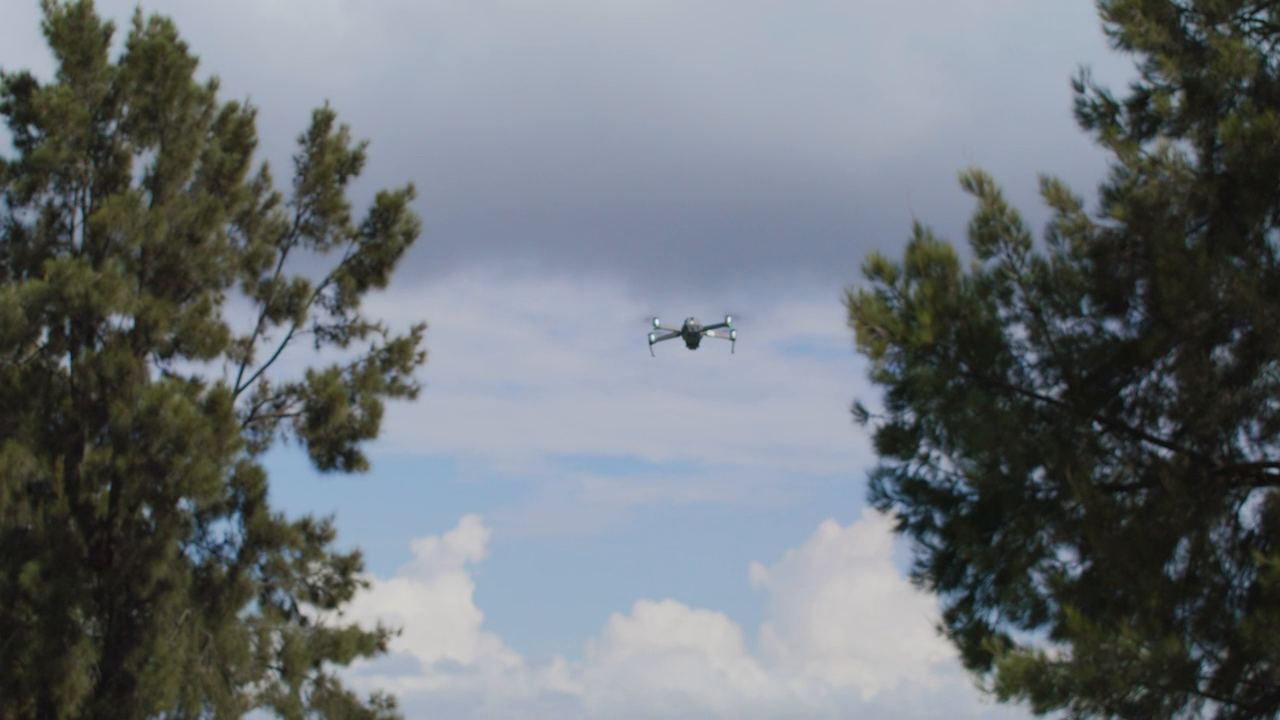
#> input picture frame 19 of UAVDetection/Testing/UAV1.mp4, 1280 x 720 px
$ jupyter execute demo_image_processing.ipynb   (older library calls are emulated)
#> lines starting #> are read from the running program, lines starting #| are printed output that depends on the picture; after the words box and inside, x2 and y2 are one past the last pixel; in counts of white or black regions, pixels touching at a corner belong together
# Giải phẫu luồng Xử lý Ảnh của YOLOv11s (Image Processing Pipeline)
*Mục tiêu:* Chứng minh mạng YOLOv11s về bản chất là một chuỗi các phép toán xử lý ma trận điểm ảnh. Quá trình này bao gồm 3 giai đoạn xử lý ảnh kỹ thuật số:
1. **Tiền xử lý (Pre-processing):** Cấu trúc lại không gian ma trận (Letterboxing) và không gian màu.
2. **Tích chập Ma trận (Convolution):** Mô phỏng cách các Kernel trượt trên ảnh để trích xuất đặc trưng (Feature Extraction).
3. **Hậu xử lý (Post-processing):** Can thiệp điểm ảnh để vẽ hình học (Bounding Box Rendering).

[cell 1]
import cv2
import numpy as np
import matplotlib.pyplot as plt
import os

# Hàm phụ trợ: Vẽ biểu đồ hiển thị ma trận ảnh
def plot_images(images, titles, cmap=None):
    plt.figure(figsize=(24, 6))
    for i in range(len(images)):
        plt.subplot(1, len(images), i+1)
        img = images[i]
        if len(img.shape) == 3: # Đổi BGR của OpenCV sang RGB để hiển thị
            img = cv2.cvtColor(img, cv2.COLOR_BGR2RGB)
        plt.imshow(img, cmap='gray' if len(img.shape) == 2 else cmap)
        plt.title(titles[i], fontsize=14, fontweight='bold')
        plt.axis('off')
    plt.tight_layout()
    plt.show()

# Đọc 1 frame ngẫu nhiên từ video trong thư mục Testing
video_path = os.path.join("Testing", "UAV1.mp4") # Thay tên file nếu cần
cap = cv2.VideoCapture(video_path)
ret, original_frame = cap.read()
#> original_frame is the input picture: shape (720, 1280, 3); mean B, G, R 118.9, 114.4, 108
cap.release()

if ret:
    print(f"Đã nạp ma trận ảnh gốc kích thước: {original_frame.shape} (Height, Width, Channels)")
#| Đã nạp ma trận ảnh gốc kích thước: (720, 1280, 3) (Height, Width, Channels)
else:
    print("Lỗi: Không tìm thấy video. Vui lòng kiểm tra lại đường dẫn.")

## Giai đoạn 1: Tiền xử lý (Pre-processing) - Kỹ thuật Letterboxing
YOLOv11s yêu cầu đầu vào là ma trận vuông (ví dụ 640x640). Nếu dùng phép Resize thông thường, chiếc UAV sẽ bị bóp méo hình học.
*Kỹ thuật xử lý:* Sử dụng **Letterboxing**. Thu nhỏ ảnh giữ nguyên tỷ lệ (Aspect Ratio), sau đó **Padding** (chèn thêm ma trận pixel màu xám) vào các viền thiếu.

[cell 2]
# Kích thước ma trận chuẩn của YOLO
target_size = 640

# 1. Tính toán tỷ lệ thu nhỏ an toàn
h, w = original_frame.shape[:2]
scale = min(target_size / w, target_size / h)
new_w, new_h = int(w * scale), int(h * scale)

# 2. Resize giữ nguyên tỷ lệ
resized_img = cv2.resize(original_frame, (new_w, new_h))

# 3. Tính toán lượng pixel cần bù đắp (Padding)
top = (target_size - new_h) // 2
bottom = target_size - new_h - top
left = (target_size - new_w) // 2
right = target_size - new_w - left

# 4. Padding bằng ma trận màu xám (114, 114, 114) chuẩn của YOLO
letterbox_frame = cv2.copyMakeBorder(resized_img, top, bottom, left, right, cv2.BORDER_CONSTANT, value=(114, 114, 114))
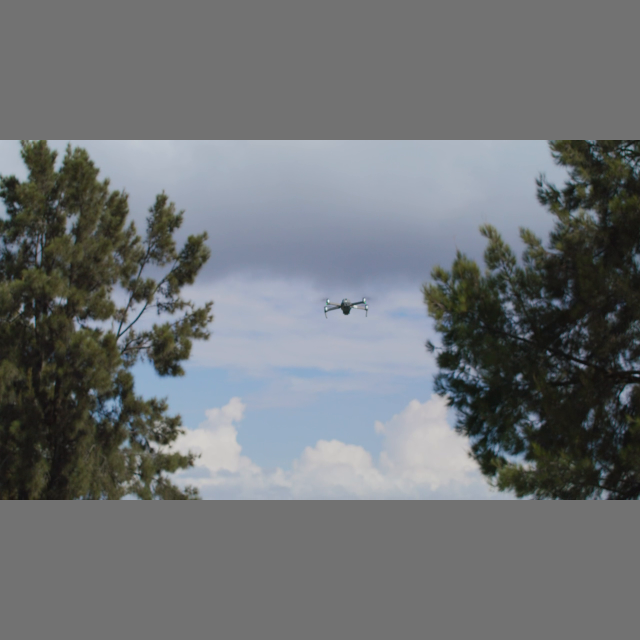
#> letterbox_frame: shape (640, 640, 3); mean B, G, R 116.8, 114.3, 110.7

print(f"Kích thước sau Letterboxing: {letterbox_frame.shape}")
#| Kích thước sau Letterboxing: (640, 640, 3)
plot_images([original_frame, letterbox_frame], ["Ảnh gốc (Chữ nhật)", "Letterboxed Tensor (Vuông 640x640)"])
#> the loop in plot_images, `for i in range(len(images)):` made 2 passes
#> in plot_images, `plt.show()`:
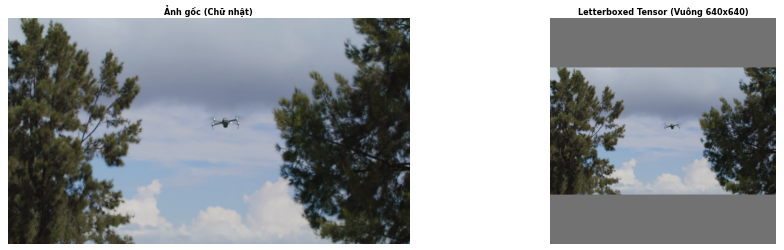
#> figure drawn by matplotlib, 2 panels

## Giai đoạn 2: Tích chập (Convolution) - Khai phá đặc trưng
Bên trong mạng nơ-ron, YOLO sử dụng các ma trận Kernel tự học để trượt qua ảnh.
Để giải thích với hội đồng, ta sẽ **mô phỏng** lớp tích chập nông (Shallow Layer) của YOLO bằng một Kernel dò biên kinh điển trong xử lý ảnh, kết hợp với hàm kích hoạt phi tuyến (Activation Function) để triệt tiêu nhiễu nền trời.

[cell 3]
# 1. Chuyển không gian màu sang Grayscale
gray_tensor = cv2.cvtColor(letterbox_frame, cv2.COLOR_BGR2GRAY)
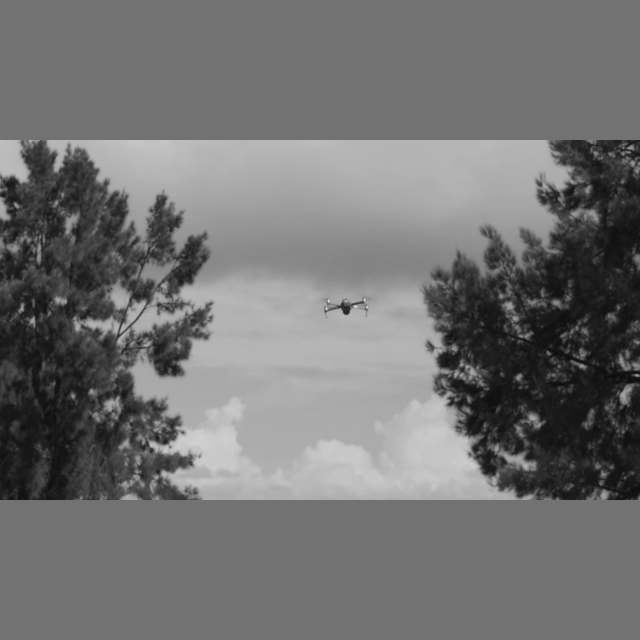
#> gray_tensor: shape (640, 640); min 12, max 230, mean 113.5

# 2. KHỦ NHIỄU VỪA PHẢI: Đổi kernel Gaussian về (3, 3) để giữ lại nét UAV
blurred_tensor = cv2.GaussianBlur(gray_tensor, (3, 3), 0)

# 3. Phép tích chập Laplacian tìm biên
convoluted_map = cv2.Laplacian(blurred_tensor, cv2.CV_64F)
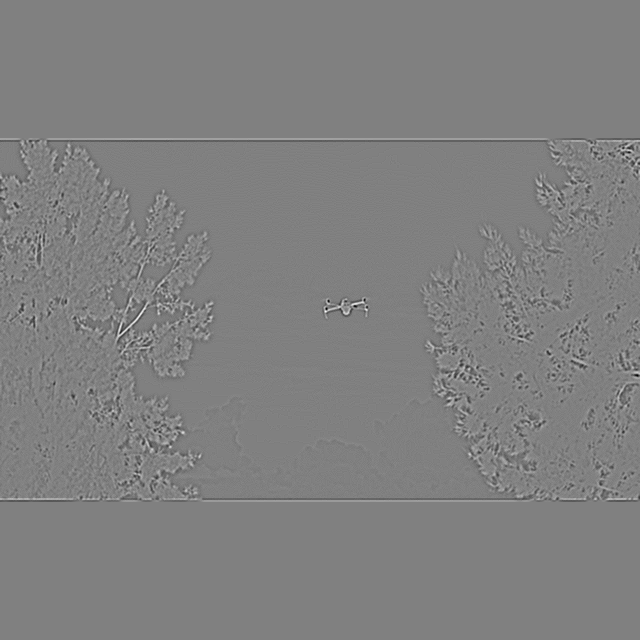
#> convoluted_map: shape (640, 640) float64; min -73, max 72, mean 0; drawn with min black and max white
convoluted_map = cv2.convertScaleAbs(convoluted_map)
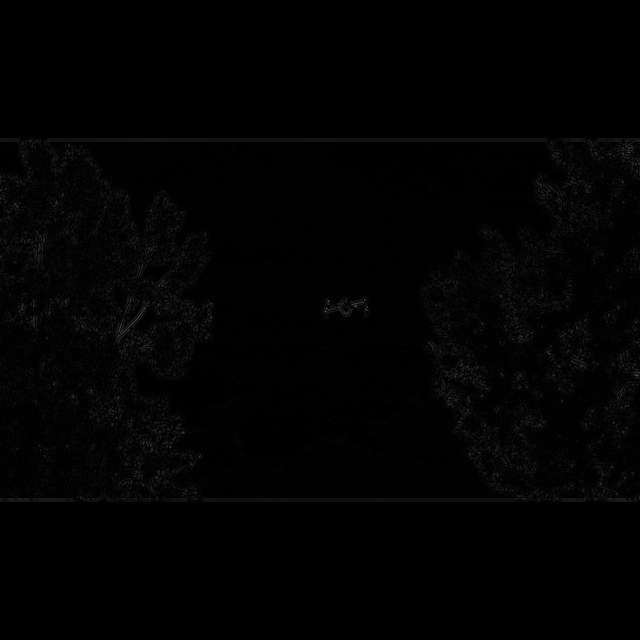
#> convoluted_map: shape (640, 640); min 0, max 73, mean 2.1

# 4. Hạ ngưỡng Threshold xuống 25 (thay vì 50) để không bắt sót UAV
_, activation_map = cv2.threshold(convoluted_map, 25, 255, cv2.THRESH_BINARY)
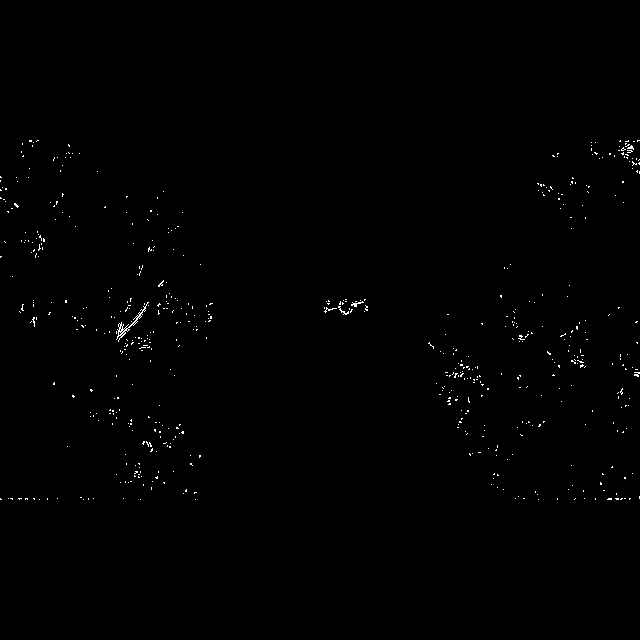
#> activation_map: shape (640, 640); 0.43% white in thin lines or dots, all inside (x1, y1, x2, y2) = (0, 140, 640, 500)

# 5. Xóa nhiễu ranh giới Letterbox
margin = 12
if top > 0:
    activation_map[top - margin : top + margin, :] = 0
#> activation_map: shape (640, 640); 0.41% white in thin lines or dots, all inside (x1, y1, x2, y2) = (0, 152, 640, 500)
    activation_map[target_size - bottom - margin : target_size - bottom + margin, :] = 0
#> activation_map: shape (640, 640); 0.38% white in thin lines or dots, all inside (x1, y1, x2, y2) = (0, 152, 640, 488)

plot_images(
    [letterbox_frame, blurred_tensor, convoluted_map, activation_map],
    ["1. Tensor Đầu vào", "2. Làm mờ Gaussian (3x3)", "3. Tích chập Laplacian", "4. Mask Kích hoạt Cân bằng"]
)
#> the loop in plot_images (call 2), `for i in range(len(images)):` made 4 passes

## Giai đoạn 3: Hậu xử lý & Kết xuất đồ họa (Post-processing & Rendering)
Từ bản đồ đặc trưng đã được kích hoạt, YOLO xuất ra các vector tọa độ $(x, y, w, h)$.
Sau đó, hệ thống dùng thuật toán toán học NMS (Non-Maximum Suppression) để lọc khung hình, và dùng thư viện xử lý ảnh can thiệp ngược lại vào ma trận pixel gốc để đổi màu hiển thị Bounding Box.

[cell 4]
# Phình nhẹ để nối nét UAV
kernel_close = cv2.getStructuringElement(cv2.MORPH_RECT, (3, 3))
closed_map = cv2.morphologyEx(activation_map, cv2.MORPH_CLOSE, kernel_close)
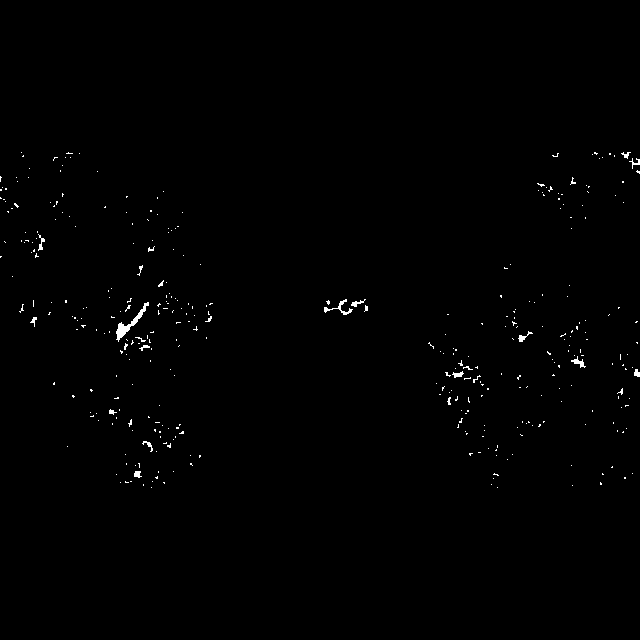
#> closed_map: shape (640, 640); 0.52% white in thin lines or dots, all inside (x1, y1, x2, y2) = (0, 152, 640, 488)

contours, _ = cv2.findContours(closed_map, cv2.RETR_EXTERNAL, cv2.CHAIN_APPROX_SIMPLE)
#> contours = 361 contours, 351 with area under 20; largest, box (x1, y1, x2, y2) and area: (116, 302, 149, 342) 212, (324, 299, 353, 315) 64, (571, 356, 586, 368) 42, (518, 331, 533, 342) 32, (452, 371, 464, 378) 30

render_frame = letterbox_frame.copy()

for cnt in contours:
    area = cv2.contourArea(cnt)

    # Hạ ngưỡng diện tích xuống 20 để bắt được khối UAV vừa gộp
    if 20 < area < 400:
        x, y, w, h = cv2.boundingRect(cnt)
        aspect_ratio = float(w) / h if h > 0 else 0

        if 0.5 < aspect_ratio < 3.0:
            center_x, center_y = x + w // 2, y + h // 2

            cv2.rectangle(render_frame, (x, y), (x + w, y + h), (0, 255, 0), 2)
            cv2.circle(render_frame, (center_x, center_y), 4, (0, 0, 255), -1)
            cv2.putText(render_frame, f"UAV (x:{center_x}, y:{center_y})", (x, y - 8),
                        cv2.FONT_HERSHEY_SIMPLEX, 0.45, (0, 255, 0), 2)
#> this loop made 361 passes
#> (area, x, y, w, h, aspect_ratio, center_x, center_y) on passes 21, 43, 127, 128, 143, 182, 236, 244: (27.5, 134, 471, 8, 7, 1.14, 138, 474), (21, 142, 441, 11, 11, 1, 147, 446), (30.5, 452, 371, 12, 7, 1.71, 458, 374), (24.5, 634, 369, 6, 8, 0.75, 637, 373), (42, 571, 356, 15, 12, 1.25, 578, 362), (32.5, 518, 331, 15, 11, 1.36, 525, 336), (212, 116, 302, 33, 40, 0.825, 132, 322), (27.5, 351, 299, 15, 8, 1.88, 358, 303)
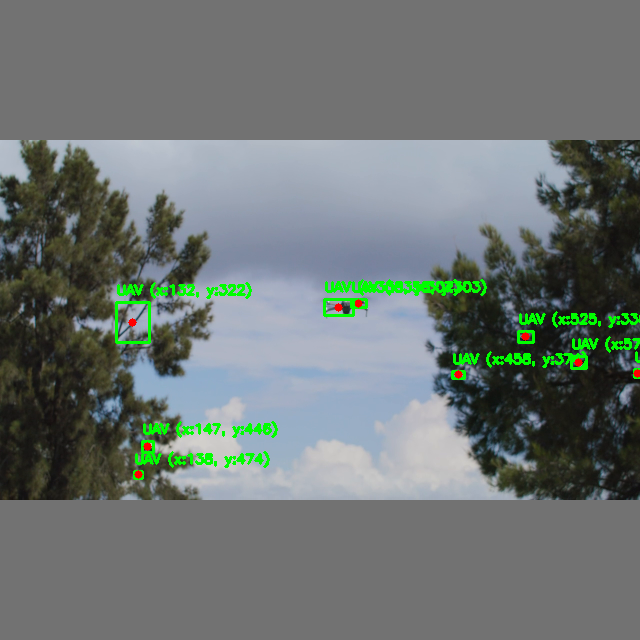
#> render_frame: shape (640, 640, 3); 1.95% of pixels changed, all inside (x1, y1, x2, y2) = (115, 279, 640, 480)

plot_images([closed_map, render_frame], ["Mask sau Morphology Closing", "Kết xuất Bounding Box Chuẩn"])

$ run again, starting later in the video
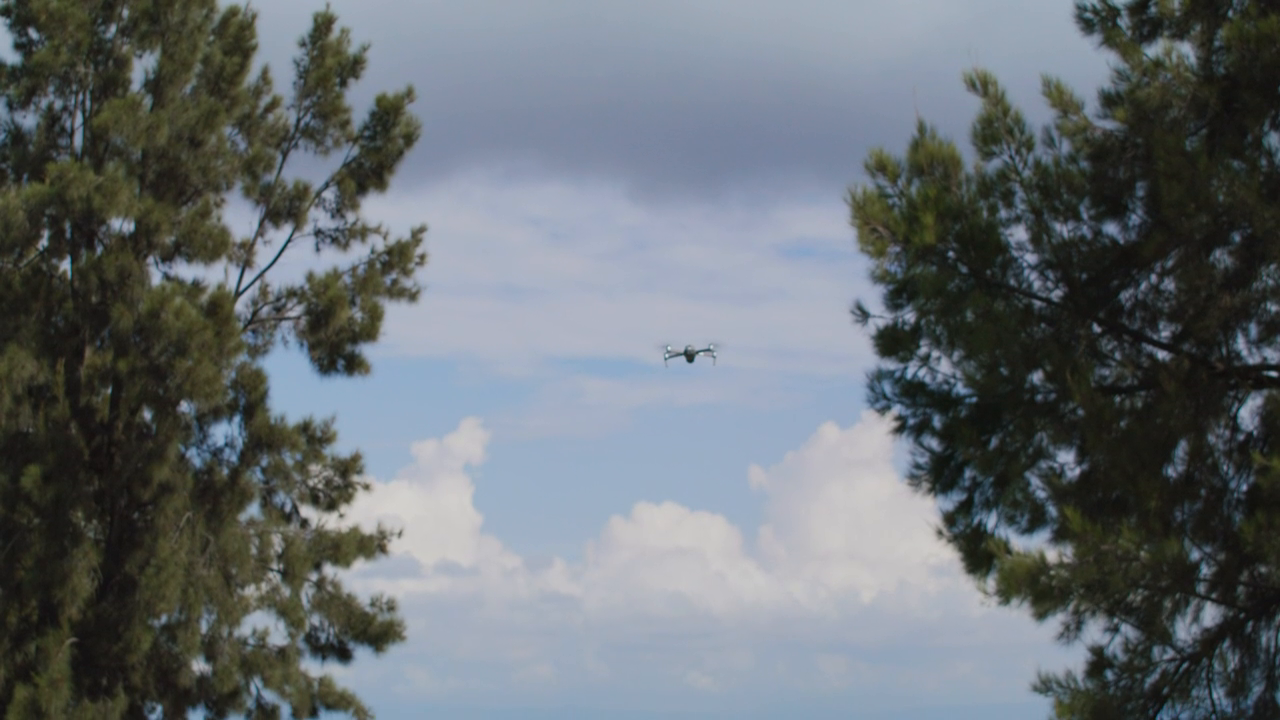
#> input picture frame 86 of UAVDetection/Testing/UAV1.mp4, 1280 x 720 px
#> original_frame is the input picture: shape (720, 1280, 3); mean B, G, R 114.4, 109.8, 103.2
#| Đã nạp ma trận ảnh gốc kích thước: (720, 1280, 3) (Height, Width, Channels)
#| Kích thước sau Letterboxing: (640, 640, 3)
#> the loop in plot_images, `for i in range(len(images)):` made 2 passes
#> `_, activation_map = cv2.threshold(convoluted_map, 25, 255, cv2.THRESH_..`:
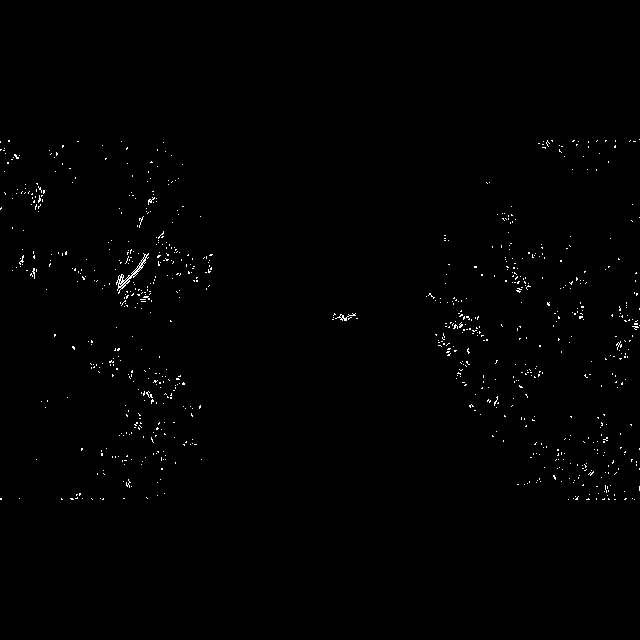
#> activation_map: shape (640, 640); 0.59% white in thin lines or dots, all inside (x1, y1, x2, y2) = (0, 139, 640, 500)
#> the loop in plot_images (call 2), `for i in range(len(images)):` made 4 passes
#> closed_map: shape (640, 640); 0.76% white in thin lines or dots, all inside (x1, y1, x2, y2) = (0, 152, 640, 488)
#> contours = 494 contours, 479 with area under 20; largest, box (x1, y1, x2, y2) and area: (116, 253, 149, 294) 232, (332, 313, 356, 321) 51, (35, 186, 45, 212) 48, (445, 321, 466, 329) 46, (120, 291, 134, 307) 38
#> the loop `for cnt in contours:` made 494 passes
#> (area, x, y, w, h, aspect_ratio, center_x, center_y) on passes 117, 154, 232, 257, 258, 273, 300, 306: (30.5, 134, 422, 8, 8, 1, 138, 426), (33.5, 141, 391, 13, 13, 1, 147, 397), (25, 616, 341, 6, 10, 0.6, 619, 346), (45.5, 445, 321, 21, 8, 2.62, 455, 325), (26.5, 632, 320, 8, 10, 0.8, 636, 325), (23, 458, 310, 14, 11, 1.27, 465, 315), (38.5, 120, 291, 14, 16, 0.875, 127, 299), (31, 135, 288, 15, 14, 1.07, 142, 295)
#> after the loop `for cnt in contours:`:
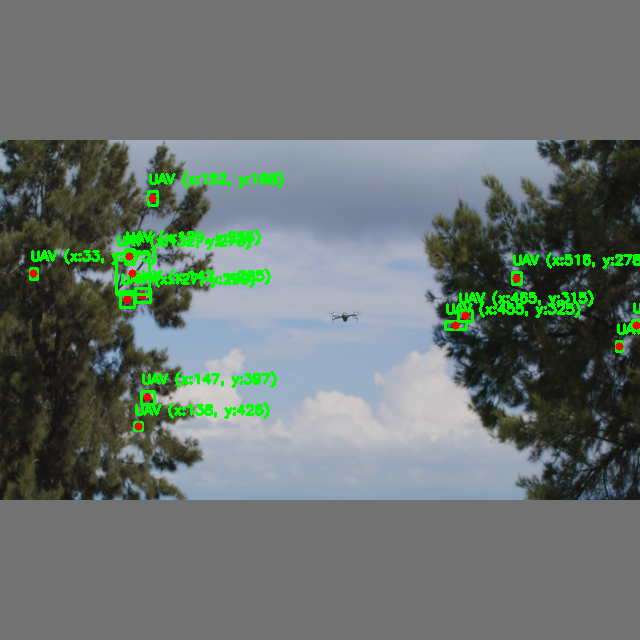
#> render_frame: shape (640, 640, 3); mean B, G, R 111.3, 115.5, 105.7
